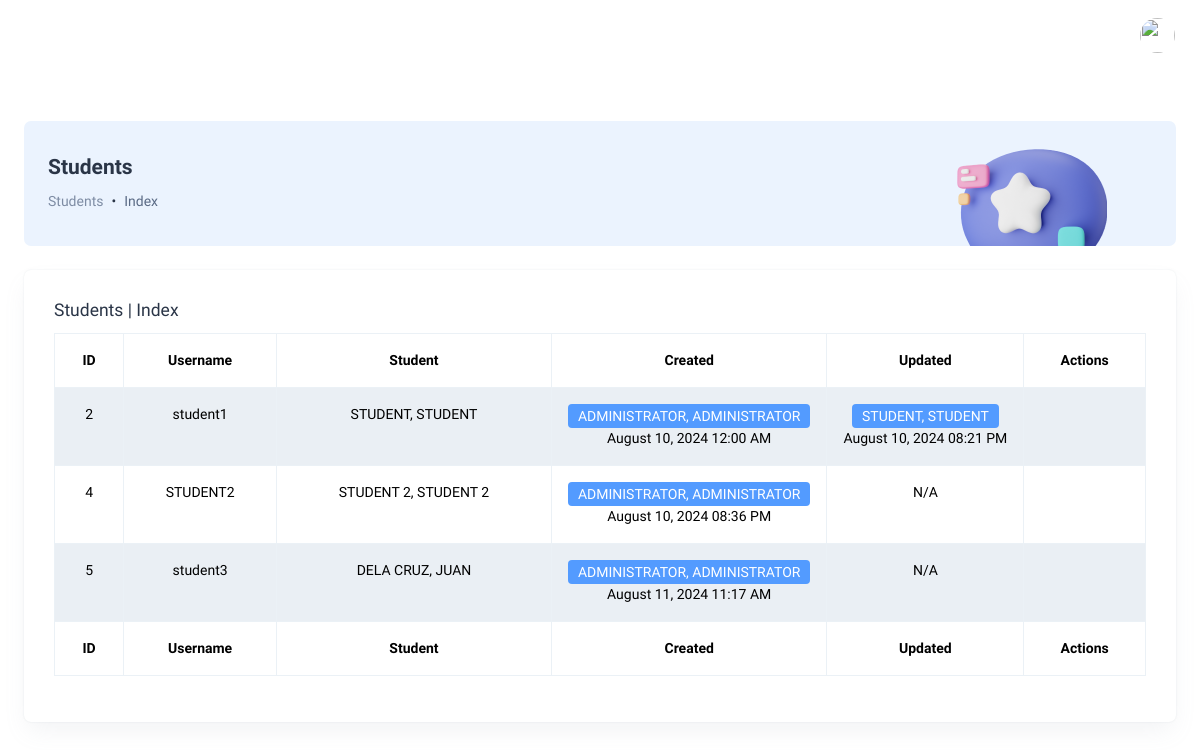
/index.php/students, run on an earlier commit of the app's database.
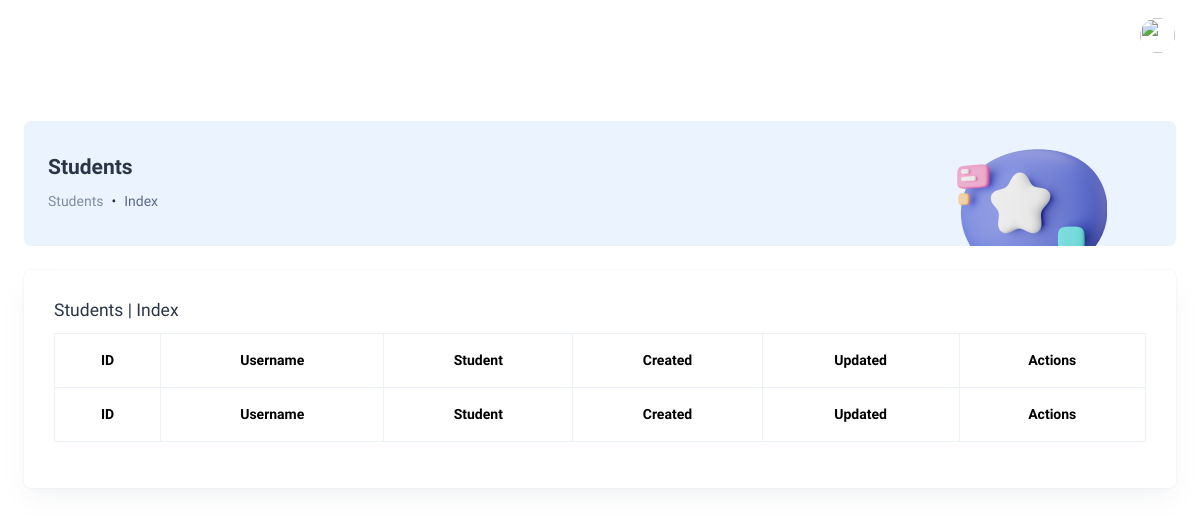
And on a later commit of the database.
### tables this page shows
CREATE TABLE users (
  id int NOT NULL AUTO_INCREMENT,
  lrn varchar(255) DEFAULT NULL,
  username varchar(255) DEFAULT NULL,
  password varchar(255) DEFAULT NULL,
  first_name varchar(255) DEFAULT NULL,
  middle_name varchar(255) DEFAULT NULL,
  last_name varchar(255) DEFAULT NULL,
  dob date DEFAULT NULL,
  gender varchar(255) DEFAULT NULL,
  contact_no varchar(255) DEFAULT NULL,
  address varchar(2000) DEFAULT NULL,
  role_id int DEFAULT NULL,
  is_activated tinyint DEFAULT 0,
  created_by int DEFAULT NULL,
  created_at timestamp NULL DEFAULT CURRENT_TIMESTAMP,
  updated_by int DEFAULT NULL,
  updated_at timestamp NULL DEFAULT NULL,
  deleted_by int DEFAULT NULL,
  deleted_at timestamp NULL DEFAULT NULL,
  PRIMARY KEY (id)
);

### application/controllers/Students.php (called while the page is built, shortened)
<?php
class Students extends CI_Controller
{
	public function index()
	{
		$data['items'] = $items = $this->security->xss_clean($this->M_users->get_all_by_role_id(ROLE_STUDENT));
		$data['page_data'] = array(
			'module' => html_escape('Students'),
			'section' => html_escape('Index'),
			'styles_path' => array(
				'modules/' . html_escape(strtolower(get_class())) . '/' . html_escape(strtolower(__FUNCTION__))
			),
			'header_scripts_path' => array(
				'modules/' . html_escape(strtolower(get_class())) . '/header_' . html_escape(strtolower(__FUNCTION__))
			),
			'footer_scripts_path' => array(
				'modules/' . html_escape(strtolower(get_class())) . '/footer_' . html_escape(strtolower(__FUNCTION__)),
			)
		);
		$this->load->view('layouts/dashboard/header', $data);
		$this->load->view('modules/students/' . strtolower(__FUNCTION__), $data);
		$this->load->view('layouts/dashboard/footer', $data);
	}
}

### index.php (called while the page is built, shortened)
<?php
require_once BASEPATH.'core/CodeIgniter.php';

### application/models/Users_model.php (called while the page is built, shortened)
<?php
class Users_model extends CI_Model
{
	private $_table_name = 'users';
	public function get_all_by_role_id($role_id)
	{
		return $this->db->where('role_id', $role_id)
			->where('deleted_at', null)
			->get($this->_table_name)
			->result_array();
	}
	public function get($id)
	{
		return $this->db->where('id', $id)
			->where('deleted_at', null)
			->get($this->_table_name)
			->row_array();
	}
}

### application/helpers/custom_db_helper.php (called while the page is built, shortened)
<?php
if (!function_exists('get_person_name')) {
	function get_person_name($user_id)
	{
		$CI = &get_instance();
		$user = $CI->M_users->get($user_id);
		if (empty($user)) return null;
		return $user['last_name'] . ', ' . $user['first_name'];
	}
}

### application/helpers/custom_date_helper.php (called while the page is built, shortened)
<?php
if (!function_exists('view_date')) {
	function view_date($date = "", $type = "")
	{
		if (($date == "0000-00-00 00:00:00") || ($date == NULL)) {
			return "N/A";
		}
		if (($type == "range") || ($type == "daterange")) {
			$dates = explode('-', $date);
			$from = date_format(date_create($dates[0]), 'F j, Y');
			$to = date_format(date_create($dates[1]), 'F j, Y');
			return $from . " to " . $to;
		} else if ($type == "month_year") {
			return date_format(date_create($date), 'F, Y');
		} else if (($type == "year_month")) {
			return date_format(date_create($date), 'F, Y');
		} else if ($type == "year") {
			return date_format(date_create($date), 'Y');
		} else if ($type == "day") {
			return date_format(date_create($date), 'j');
		} else if ($type == "month") {
			return date_format(date_create($date), 'F');
		} else if ($type == "his") {
			return date_format(date_create($date), 'F j, Y H:i:s');
		} else if ($type == "date") {
			return date_format(date_create($date), 'F j, Y');
		} else if ($type == "date_am_pm") {
			return date_format(date_create($date), 'F j, Y h:i A');
		} else if ($type == 'time') {
			return date_format(date_create($date), 'h:i A');
		}
	}
}

### application/views/modules/students/index.php (the view, shortened to what this page needs)
<div class="body-wrapper">
	<div class="container-fluid">
		<div class="card bg-info-subtle shadow-none position-relative overflow-hidden mb-4">
			<div class="card-body px-4 py-3">
				<div class="row align-items-center">
					<div class="col-9">
						<h4 class="fw-semibold mb-8"><?= @$page_data['module']; ?></h4>
						<nav aria-label="breadcrumb">
							<ol class="breadcrumb">
								<li class="breadcrumb-item">
									<a class="text-muted text-decoration-none" href="#"
									><?= @$page_data['module']; ?></a
									>
								</li>
								<li class="breadcrumb-item" aria-current="page"><?= @$page_data['section']; ?></li>
							</ol>
						</nav>
					</div>
					<div class="col-3">
						<div class="text-center mb-n5">
							<img
								src="<?= site_url('assets/templates/modernize/images/breadcrumb/ChatBc.png') ?>"
								alt=""
								class="img-fluid mb-n4"
							/>
						</div>
					</div>
				</div>
			</div>
		</div>
		<div class="datatables">
			<div class="row">
				<div class="col-12">
					<div class="card">
						<div class="card-body">
							<div class="mb-2">
								<h5 class="mb-0"><?= @$page_data['module']; ?> | <?= @$page_data['section']; ?></h5>
							</div>
							<div class="table-responsive">
								<table id="table" class="table border table-striped table-bordered text-nowrap">
									<thead>
									<tr>
										<th>ID</th>
										<th>Username</th>
										<th>Student</th>
										<th>Created</th>
										<th>Updated</th>
										<th>Actions</th>
									</tr>
									</thead>
									<tbody>
									<?php if (!empty(@$items)) : ?>
										<?php foreach (@$items as $key => $value) : ?>
											<tr>
												<td><?= $value['id']; ?></td>
												<td><?= $value['username']; ?></td>
												<td><?= $value['last_name'] . ', ' . $value['first_name']; ?></td>
												<td style="width: 15%;"><?= '<div class="badge bg-info">' . get_person_name($value['created_by']) . '</div>' . ' <div>' . view_date($value['created_at'], 'date_am_pm') . '</div>'; ?></td>
												<td style="width: 15%;"><?= '<div class="badge bg-info">' . get_person_name($value['updated_by']) . '</div>' . ' <div>' . view_date($value['updated_at'], 'date_am_pm') . '</div>'; ?></td>
												<td>
													<div class="dropdown dropstart">
														<a href="#" class="text-muted" id="dropdownMenuButton"
														   data-bs-toggle="dropdown"
														   aria-expanded="false">
															<i class="ti ti-dots-vertical fs-6"></i>
														</a>
													</div>
												</td>
											</tr>
										<?php endforeach; ?>
									<?php endif; ?>
									</tbody>
									<tfoot>
									<tr>
										<th>ID</th>
										<th>Username</th>
										<th>Student</th>
										<th>Created</th>
										<th>Updated</th>
										<th>Actions</th>
									</tr>
									</tfoot>
								</table>
							</div>
						</div>
					</div>
				</div>
			</div>
		</div>
	</div>
</div>

### application/views/layouts/dashboard/header.php (shortened to what this page needs)
<!DOCTYPE html>
<html lang="en" dir="ltr" data-bs-theme="light" data-color-theme="Blue_Theme">
<head>
	<?php $this->load->view('partials/dashboard/styles') ?>
	<?php $this->load->view('partials/dashboard/header_scripts') ?>
</head>
<body>
<?php $this->load->vieW('partials/preloader_partial') ?>
<div id="main-wrapper">
	<?php $this->load->vieW('partials/dashboard/left_sidebar_partial') ?>
	<div class="page-wrapper">
		<?php $this->load->view('partials/dashboard/headerbar_partial') ?>

### application/views/partials/dashboard/styles.php (shortened to what this page needs)
<link rel="stylesheet" href="<?= site_url('assets/templates/modernize/css/styles.css')?>" />
<link rel="stylesheet" href="<?= site_url('assets/templates/modernize/libs/sweetalert2/dist/sweetalert2.min.css')?>" />
<link rel="stylesheet" href="<?= site_url('assets/templates/modernize/libs/datatables.net-bs5/css/dataTables.bootstrap5.min.css')?>" />
<link href='https://api.mapbox.com/mapbox-gl-js/v3.4.0/mapbox-gl.css' rel='stylesheet' />
<link rel="stylesheet" href="<?= site_url('assets/css/overall.css?v=' . CURRENT_VERSION)?>" />
<?php if (!empty($page_data['styles_path'])) : ?>
	<?php foreach ($page_data['styles_path'] as $value) : ?>
		<link href="<?= site_url('assets/') . $value . '.css?v=' . CURRENT_VERSION ?>" rel="stylesheet">
	<?php endforeach; ?>
<?php endif; ?>

### application/views/partials/dashboard/headerbar_partial.php (shortened to what this page needs)
<header class="topbar">
	<div class="with-vertical">
		<nav class="navbar navbar-expand-lg p-0">
			<ul class="navbar-nav">
				<li class="nav-item">
					<a
						class="nav-link sidebartoggler nav-icon-hover ms-n3"
						id="headerCollapse"
						href="javascript:void(0)"
					>
						<i class="ti ti-menu-2"></i>
					</a>
				</li>
			</ul>
			<div class="collapse navbar-collapse justify-content-end" id="navbarNav">
				<div class="d-flex align-items-center justify-content-between">
					<ul
						class="navbar-nav flex-row ms-auto align-items-center justify-content-center"
					>
						<li class="nav-item dropdown">
							<a
								class="nav-link pe-0"
								href="javascript:void(0)"
								id="drop1"
								data-bs-toggle="dropdown"
								aria-expanded="false"
							>
								<div class="d-flex align-items-center">
									<div class="user-profile-img">
										<img
											src="<?= site_url('assets/images/scitology_logo.png')?>"
											class="rounded-circle"
											width="35"
											height="35"
											alt=""
										/>
									</div>
								</div>
							</a>
						</li>
					</ul>
				</div>
			</div>
		</nav>
	</div>
</header>

### application/views/layouts/dashboard/footer.php (shortened to what this page needs)
</div>
</div>
</body>
</html>

### assets/css/overall.css (style rules this page uses)
table > thead > tr > th, table > tfoot > tr > th, table > thead > tr > td, table > tbody > tr > td { text-align: center !important; }

What changed in the data, as far as the page shows it:
removed users: id "2", username "student1", last_name "STUDENT", first_name "STUDENT", created_by "ADMINISTRATOR, ADMINISTRATOR", created_at "August 10, 2024 12:00 AM", get_person_name($value['updated_by']) "STUDENT, STUDENT", updated_at "August 10, 2024 08:21 PM"
removed users: id "4", username "STUDENT2", last_name "STUDENT 2", first_name "STUDENT 2", created_by "ADMINISTRATOR, ADMINISTRATOR", created_at "August 10, 2024 08:36 PM", view_date($value['updated_at'], 'date_am_pm') "N/A"
removed users: id "5", username "student3", last_name "DELA CRUZ", first_name "JUAN", created_by "ADMINISTRATOR, ADMINISTRATOR", created_at "August 11, 2024 11:17 AM", view_date($value['updated_at'], 'date_am_pm') "N/A"
